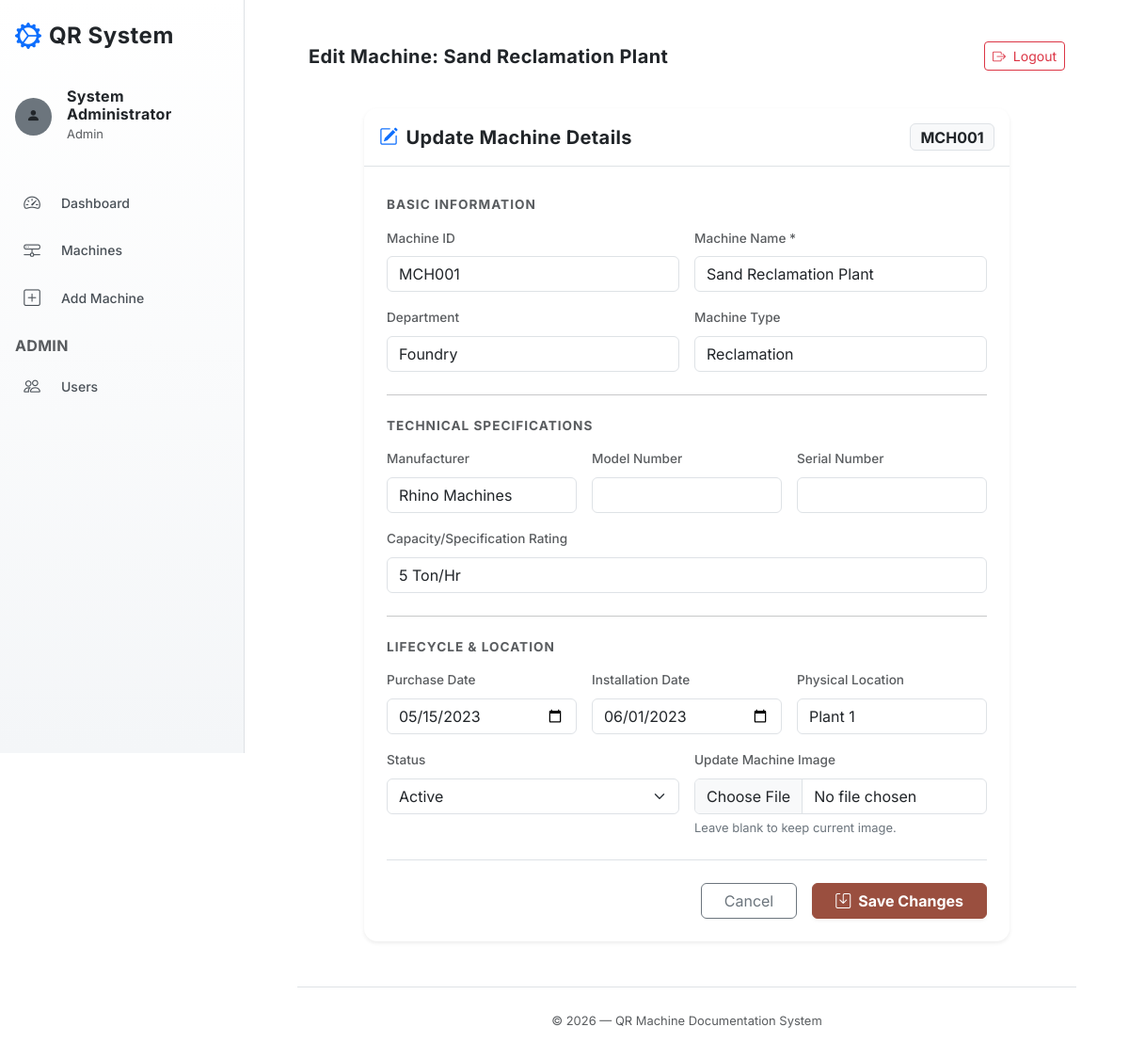
/machine/MCH001/edit (signed in), run on the app's committed database.
### app/models.py (models this page shows)
class User(UserMixin, db.Model):
    id = db.Column(db.Integer, primary_key=True)
    username = db.Column(db.String(80), unique=True, nullable=False)
    password_hash = db.Column(db.String(256), nullable=False)
    full_name = db.Column(db.String(120), nullable=False)
    role = db.Column(db.String(20), nullable=False, default='operator')  # admin, engineer, supervisor, operator
    department = db.Column(db.String(100))
    is_active_user = db.Column(db.Boolean, default=True)
    created_at = db.Column(db.DateTime, default=datetime.utcnow)

class Machine(db.Model):
    id = db.Column(db.Integer, primary_key=True)
    machine_id = db.Column(db.String(20), unique=True, nullable=False)  # e.g. MCH001
    machine_name = db.Column(db.String(200), nullable=False)
    department = db.Column(db.String(100))
    machine_type = db.Column(db.String(100))
    manufacturer = db.Column(db.String(200))
    model = db.Column(db.String(100))
    serial_number = db.Column(db.String(100))
    capacity = db.Column(db.String(100))
    purchase_date = db.Column(db.Date)
    installation_date = db.Column(db.Date)
    location = db.Column(db.String(200))
    image_path = db.Column(db.String(500))
    qr_code_path = db.Column(db.String(500))
    status = db.Column(db.String(20), default='active')  # active, inactive, under_maintenance
    created_at = db.Column(db.DateTime, default=datetime.utcnow)
    maintenance_records = db.relationship('MaintenanceRecord', backref='machine', lazy=True, cascade='all, delete-orphan')
    breakdown_records = db.relationship('BreakdownRecord', backref='machine', lazy=True, cascade='all, delete-orphan')
    documents = db.relationship('Document', backref='machine', lazy=True, cascade='all, delete-orphan')
    spare_parts = db.relationship('SparePart', backref='machine', lazy=True, cascade='all, delete-orphan')
    schedules = db.relationship('PreventiveSchedule', backref='machine', lazy=True, cascade='all, delete-orphan')

### app/routes/machines.py (the view, shortened to what this page needs)
@machines_bp.route('/machine/<machine_id>/edit', methods=['GET', 'POST'])
@login_required
@role_required('admin')
def edit_machine(machine_id):
    machine = Machine.query.filter_by(machine_id=machine_id).first_or_404()
    return render_template('machines/edit.html', machine=machine)

### app/templates/machines/edit.html (shortened to what this page needs)
{% extends "base.html" %}
{% block page_heading %}Edit Machine: {{ machine.machine_name }}{% endblock %}
{% block content %}
<div class="row justify-content-center">
    <div class="col-12 col-xl-10">
        <div class="card bg-glass border-0 shadow-sm">
            <div class="card-header bg-transparent border-muted py-3 d-flex justify-content-between align-items-center">
                <h5 class="mb-0 text-dark"><i class="bi bi-pencil-square me-2 text-primary"></i>Update Machine Details</h5>
                <span class="badge bg-light border border-muted fs-6 text-dark">{{ machine.machine_id }}</span>
            </div>
            <div class="card-body p-4 text-dark">
                <form action="{{ url_for('machines.edit_machine', machine_id=machine.machine_id) }}" method="POST" enctype="multipart/form-data">
                    <h6 class="text-uppercase text-muted fw-bold mb-3 mt-2" style="letter-spacing: 1px; font-size: 0.85rem;">Basic Information</h6>
                    <div class="row g-3 mb-4">
                        <div class="col-md-6">
                            <label class="form-label text-muted">Machine ID</label>
                            <input type="text" class="form-control bg-light border-muted text-muted" value="{{ machine.machine_id }}" disabled readonly>
                        </div>
                        <div class="col-md-6">
                            <label for="machine_name" class="form-label text-muted">Machine Name *</label>
                            <input type="text" class="form-control bg-light border-muted text-dark" id="machine_name" name="machine_name" value="{{ machine.machine_name }}" required>
                        </div>
                        <div class="col-md-6">
                            <label for="department" class="form-label text-muted">Department</label>
                            <input type="text" class="form-control bg-light border-muted text-dark" id="department" name="department" value="{{ machine.department or '' }}">
                        </div>
                        <div class="col-md-6">
                            <label for="machine_type" class="form-label text-muted">Machine Type</label>
                            <input type="text" class="form-control bg-light border-muted text-dark" id="machine_type" name="machine_type" value="{{ machine.machine_type or '' }}">
                        </div>
                    </div>
                    <hr class="border-muted opacity-25 my-4">
                    <h6 class="text-uppercase text-muted fw-bold mb-3 mt-2" style="letter-spacing: 1px; font-size: 0.85rem;">Technical Specifications</h6>
                    <div class="row g-3 mb-4">
                        <div class="col-md-4">
                            <label for="manufacturer" class="form-label text-muted">Manufacturer</label>
                            <input type="text" class="form-control bg-light border-muted text-dark" id="manufacturer" name="manufacturer" value="{{ machine.manufacturer or '' }}">
                        </div>
                        <div class="col-md-4">
                            <label for="model" class="form-label text-muted">Model Number</label>
                            <input type="text" class="form-control bg-light border-muted text-dark" id="model" name="model" value="{{ machine.model or '' }}">
                        </div>
                        <div class="col-md-4">
                            <label for="serial_number" class="form-label text-muted">Serial Number</label>
                            <input type="text" class="form-control bg-light border-muted text-dark" id="serial_number" name="serial_number" value="{{ machine.serial_number or '' }}">
                        </div>
                        <div class="col-md-12">
                            <label for="capacity" class="form-label text-muted">Capacity/Specification Rating</label>
                            <input type="text" class="form-control bg-light border-muted text-dark" id="capacity" name="capacity" value="{{ machine.capacity or '' }}">
                        </div>
                    </div>
                    <hr class="border-muted opacity-25 my-4">
                    <h6 class="text-uppercase text-muted fw-bold mb-3 mt-2" style="letter-spacing: 1px; font-size: 0.85rem;">Lifecycle & Location</h6>
                    <div class="row g-3 mb-4">
                        <div class="col-md-4">
                            <label for="purchase_date" class="form-label text-muted">Purchase Date</label>
                            <input type="date" class="form-control bg-light border-muted text-dark" id="purchase_date" name="purchase_date" value="{{ machine.purchase_date if machine.purchase_date else '' }}">
                        </div>
                        <div class="col-md-4">
                            <label for="installation_date" class="form-label text-muted">Installation Date</label>
                            <input type="date" class="form-control bg-light border-muted text-dark" id="installation_date" name="installation_date" value="{{ machine.installation_date if machine.installation_date else '' }}">
                        </div>
                        <div class="col-md-4">
                            <label for="location" class="form-label text-muted">Physical Location</label>
                            <input type="text" class="form-control bg-light border-muted text-dark" id="location" name="location" value="{{ machine.location or '' }}">
                        </div>
                        <div class="col-md-6">
                            <label for="status" class="form-label text-muted">Status</label>
                            <select class="form-select bg-light border-muted text-dark" id="status" name="status">
                                <option value="active" {% if machine.status == 'active' %}selected{% endif %}>Active</option>
                            </select>
                        </div>
                        <div class="col-md-6">
                            <label for="machineImage" class="form-label text-muted">Update Machine Image</label>
                            <input class="form-control bg-light border-muted text-dark" type="file" id="machineImage" name="image" accept="image/*">
                            <div class="form-text text-secondary">Leave blank to keep current image.</div>
                        </div>
                    </div>
                    <div class="d-flex justify-content-end border-top border-muted pt-4 mt-2">
                        <a href="{{ url_for('machines.profile', machine_id=machine.machine_id) }}" class="btn btn-outline-secondary me-3 px-4">Cancel</a>
                        <button type="submit" class="btn btn-primary fw-bold px-4"><i class="bi bi-save me-2"></i>Save Changes</button>
                    </div>
                </form>
            </div>
        </div>
    </div>
</div>
{% endblock %}

### app/templates/base.html (shortened to what this page needs)
<!DOCTYPE html>
<html lang="en">
<head>
    <link href="https://cdn.jsdelivr.net/npm/bootstrap@5.3.2/dist/css/bootstrap.min.css" rel="stylesheet">
    <link rel="stylesheet" href="https://cdn.jsdelivr.net/npm/bootstrap-icons@1.11.1/font/bootstrap-icons.css">
    <link rel="stylesheet" href="{{ url_for('static', filename='css/style.css') }}">
</head>
<body class="{% block body_class %}{% endblock %}">
    {% if current_user.is_authenticated and not skip_layout %}
    <div class="sidebar" id="sidebar">
        <div class="sidebar-header p-3 mb-3 d-flex align-items-center">
            <i class="bi bi-gear-wide-connected fs-3 text-primary me-2"></i>
            <h4 class="mb-0 text-dark fw-bold">QR System</h4>
        </div>
        <div class="user-info px-3 mb-4">
            <div class="d-flex align-items-center">
                <div class="avatar bg-secondary rounded-circle text-dark d-flex justify-content-center align-items-center me-3" style="width: 40px; height: 40px;">
                    <i class="bi bi-person-fill"></i>
                </div>
                <div>
                    <h6 class="mb-0 text-dark">{{ current_user.full_name }}</h6>
                    <small class="text-muted text-capitalize">{{ current_user.role }}</small>
                </div>
            </div>
        </div>
        <ul class="nav flex-column sidebar-nav">
            <li class="nav-item">
                <a class="nav-link sidebar-link {% if request.endpoint == 'machines.dashboard' %}active{% endif %}" href="{{ url_for('machines.dashboard') }}">
                    <i class="bi bi-speedometer2 me-2"></i> Dashboard
                </a>
            </li>
            <li class="nav-item">
                <a class="nav-link sidebar-link {% if request.endpoint == 'machines.list' or request.endpoint == 'machines.profile' %}active{% endif %}" href="{{ url_for('machines.list') }}">
                    <i class="bi bi-hdd-network me-2"></i> Machines
                </a>
            </li>
            {% if current_user.role == 'admin' %}
            <li class="nav-item">
                <a class="nav-link sidebar-link {% if request.endpoint == 'machines.add_machine' %}active{% endif %}" href="{{ url_for('machines.add_machine') }}">
                    <i class="bi bi-plus-square me-2"></i> Add Machine
                </a>
            </li>
            <li class="nav-item mt-3">
                <h6 class="sidebar-heading px-3 text-uppercase text-muted">Admin</h6>
            </li>
            <li class="nav-item">
                <a class="nav-link sidebar-link {% if request.blueprint == 'auth' and request.endpoint != 'auth.login' %}active{% endif %}" href="{{ url_for('auth.users') }}">
                    <i class="bi bi-people me-2"></i> Users
                </a>
            </li>
            {% endif %}
        </ul>
    </div>
    <div class="main-content" id="mainContent">
        <nav class="navbar navbar-expand-lg top-navbar mb-4 px-4 py-3">
            <div class="container-fluid">
                <h5 class="mb-0 text-dark d-none d-md-block">{% block page_heading %}Dashboard{% endblock %}</h5>
                <div class="ms-auto d-flex align-items-center">
                    <a href="{{ url_for('auth.logout') }}" class="btn btn-outline-danger btn-sm">
                        <i class="bi bi-box-arrow-right me-1"></i> Logout
                    </a>
                </div>
            </div>
        </nav>
        <div class="container-fluid px-4 pb-5">
            <div id="flash-messages-container" class="position-fixed top-0 end-0 p-3" style="z-index: 1055;">
            </div>
            {% block content %}{% endblock %}
            <footer class="mt-5 pt-4 border-top border-muted text-center text-muted">
                <small>&copy; 2026 &mdash; QR Machine Documentation System</small>
            </footer>
        </div>
    </div>
    {% endif %}
</body>
</html>

### app/static/css/style.css (style rules this page uses)
:root { --bg-deepest: #f4f6f8; --bg-page: #ffffff; --bg-card: #ffffff; --bg-card-hover: #fdfdfd; --bg-header: #f8f9fa; --sidebar-start: #ffffff; --sidebar-end: #f4f6f8; --accent-primary: #9A4F3F; --accent-primary-dark: #7A3B2D; --accent-secondary: #5a5a5a; --success: #2e7d32; --danger: #c62828; --warning: #ef6c00; --text-primary: #212529; --text-secondary: #495057; --text-muted: #6c757d; --border-color: #dee2e6; --border-focus: rgba(154, 79, 63, 0.3); --glass-bg: rgba(255, 255, 255, 0.95); --glass-border: rgba(0, 0, 0, 0.08); --shadow-sm: 0 2px 4px rgba(0, 0, 0, 0.05); --shadow-md: 0 4px 12px rgba(0, 0, 0, 0.08); --shadow-lg: 0 8px 24px rgba(0, 0, 0, 0.12); --shadow-glow-amber: 0 4px 20px rgba(154, 79, 63, 0.15); --shadow-glow-blue: 0 4px 20px rgba(90, 90, 90, 0.1); --shadow-glow-red: 0 4px 20px rgba(198, 40, 40, 0.15); --shadow-glow-cyan: 0 4px 20px rgba(90, 90, 90, 0.1); --sidebar-width: 260px; --radius-sm: 6px; --radius-md: 10px; --radius-lg: 14px; --transition: all 0.3s ease; }
*, *::before, *::after { box-sizing: border-box; }
html { scroll-behavior: smooth; -webkit-font-smoothing: antialiased; -moz-osx-font-smoothing: grayscale; }
body { margin: 0; padding: 0; font-family: 'Inter', system-ui, -apple-system, sans-serif; font-size: 0.925rem; color: var(--text-primary); background-color: var(--bg-page); line-height: 1.6; }
h1, h2, h3, h4, h5, h6 { font-weight: 700; letter-spacing: 0.02em; color: var(--text-primary); }
a { color: var(--accent-primary); text-decoration: none; transition: var(--transition); }
.sidebar { position: fixed; top: 0; left: 0; width: var(--sidebar-width); height: 100vh; background: linear-gradient(180deg, var(--sidebar-start), var(--sidebar-end)); border-right: 1px solid var(--border-color); z-index: 1040; display: flex; flex-direction: column; overflow-y: auto; overflow-x: hidden; transition: transform 0.35s cubic-bezier(0.4, 0, 0.2, 1); }
.sidebar-nav { flex: 1; padding: 0.75rem 0; }
.sidebar-link { display: flex; align-items: center; gap: 0.75rem; padding: 0.7rem 1.25rem; color: var(--text-secondary); font-size: 0.875rem; font-weight: 500; border-left: 3px solid transparent; transition: var(--transition); text-decoration: none; }
.sidebar-link i { font-size: 1.1rem; width: 22px; text-align: center; }
.main-content { margin-left: var(--sidebar-width); min-height: 100vh; padding: 1.75rem 2rem; transition: margin-left 0.35s ease; }
.btn-primary { background: var(--accent-primary) !important; border-color: var(--accent-primary) !important; color: #ffffff !important; font-weight: 600; box-shadow: var(--shadow-sm); transition: var(--transition); }
.form-control, .form-select { background-color: var(--bg-card) !important; border: 1px solid var(--border-color) !important; color: var(--text-primary) !important; border-radius: var(--radius-sm); transition: var(--transition); }
.form-label { color: var(--text-secondary); font-weight: 500; font-size: 0.85rem; }
.card { background: var(--bg-card); border: 1px solid var(--border-color); border-radius: var(--radius-lg); color: var(--text-primary); }
.card-header { background: var(--bg-header); border-bottom: 1px solid var(--border-color); font-weight: 600; }

### data on the page
User: full_name "System Administrator", role "Admin"
Machine: machine_name "Sand Reclamation Plant", machine_id "MCH001", department "Foundry", machine_type "Reclamation", manufacturer "Rhino Machines", capacity "5 Ton/Hr", purchase_date "05/15/2023", installation_date "06/01/2023", location "Plant 1", status "Active"
